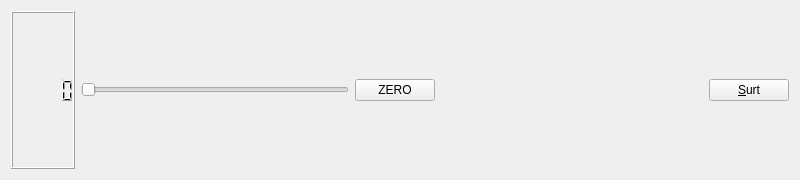
<?xml version="1.0" encoding="UTF-8"?>
<ui version="4.0">
 <class>MyForm</class>
 <widget class="QWidget" name="MyForm">
  <property name="geometry">
   <rect>
    <x>0</x>
    <y>0</y>
    <width>800</width>
    <height>180</height>
   </rect>
  </property>
  <property name="windowTitle">
   <string>Ex1</string>
  </property>
  <layout class="QHBoxLayout" name="horizontalLayout_5">
   <item>
    <layout class="QHBoxLayout" name="horizontalLayout">
     <item>
      <widget class="MyQLCDNumber" name="lcdNumber"/>
     </item>
     <item>
      <widget class="QSlider" name="horizontalSlider">
       <property name="minimum">
        <number>0</number>
       </property>
       <property name="sliderPosition">
        <number>0</number>
       </property>
       <property name="orientation">
        <enum>Qt::Horizontal</enum>
       </property>
      </widget>
     </item>
     <item>
      <widget class="QPushButton" name="pushButton">
       <property name="text">
        <string>ZERO</string>
       </property>
      </widget>
     </item>
     <item>
      <spacer name="horizontalSpacer">
       <property name="orientation">
        <enum>Qt::Horizontal</enum>
       </property>
       <property name="sizeHint" stdset="0">
        <size>
         <width>40</width>
         <height>20</height>
        </size>
       </property>
      </spacer>
     </item>
     <item>
      <widget class="QPushButton" name="pushButton_2">
       <property name="text">
        <string>&amp;Surt</string>
       </property>
      </widget>
     </item>
    </layout>
   </item>
  </layout>
 </widget>
 <customwidgets>
  <customwidget>
   <class>MyQLCDNumber</class>
   <extends>QLCDNumber</extends>
   <header>MyQLCDNumber.h</header>
   <slots>
    <slot>setZero()</slot>
   </slots>
  </customwidget>
 </customwidgets>
 <resources/>
 <connections>
  <connection>
   <sender>pushButton_2</sender>
   <signal>clicked()</signal>
   <receiver>MyForm</receiver>
   <slot>close()</slot>
   <hints>
    <hint type="sourcelabel">
     <x>710</x>
     <y>79</y>
    </hint>
    <hint type="destinationlabel">
     <x>739</x>
     <y>26</y>
    </hint>
   </hints>
  </connection>
  <connection>
   <sender>horizontalSlider</sender>
   <signal>valueChanged(int)</signal>
   <receiver>lcdNumber</receiver>
   <slot>display(int)</slot>
   <hints>
    <hint type="sourcelabel">
     <x>174</x>
     <y>91</y>
    </hint>
    <hint type="destinationlabel">
     <x>52</x>
     <y>40</y>
    </hint>
   </hints>
  </connection>
  <connection>
   <sender>pushButton</sender>
   <signal>clicked()</signal>
   <receiver>lcdNumber</receiver>
   <slot>setZero()</slot>
   <hints>
    <hint type="sourcelabel">
     <x>413</x>
     <y>93</y>
    </hint>
    <hint type="destinationlabel">
     <x>31</x>
     <y>132</y>
    </hint>
   </hints>
  </connection>
 </connections>
</ui>
